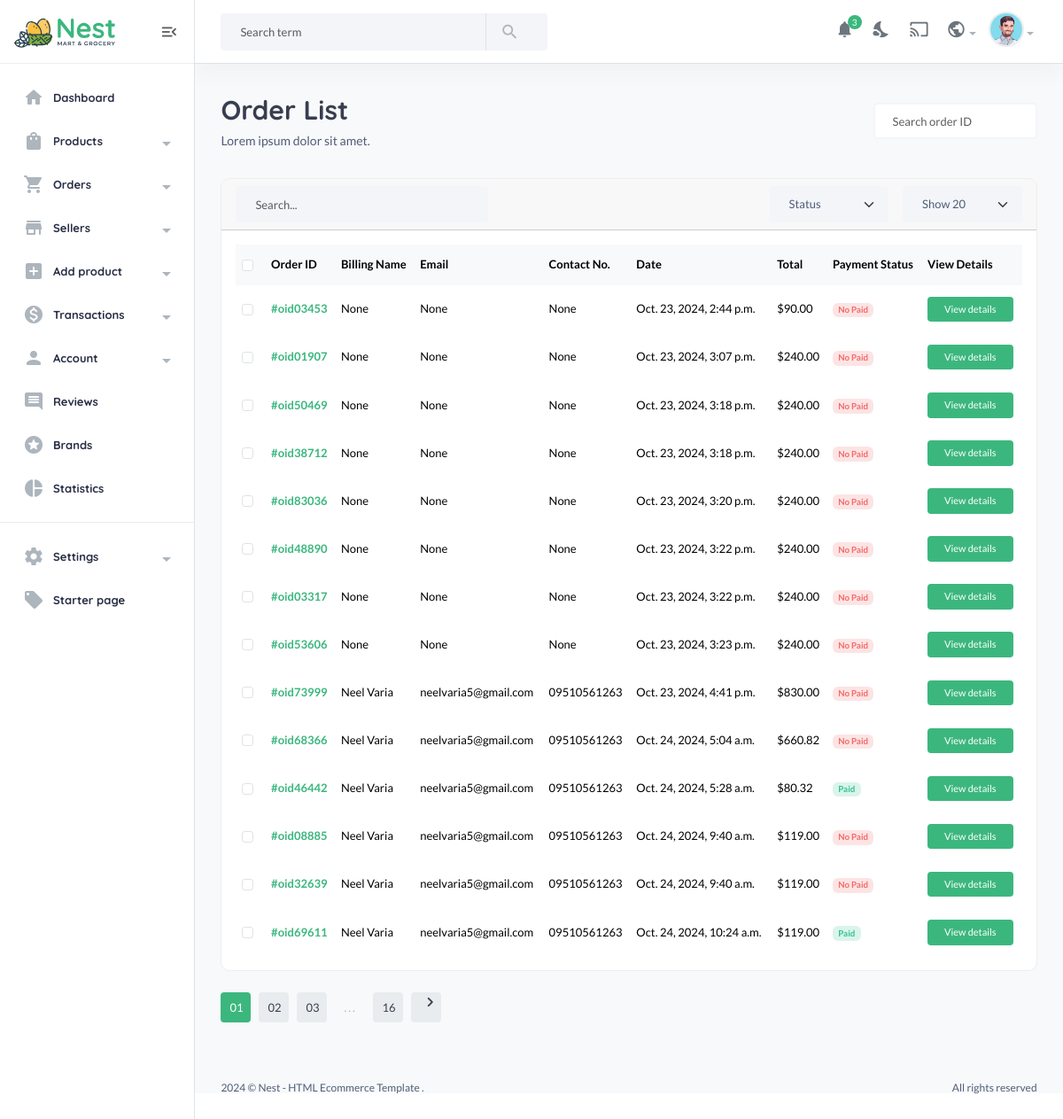
Before: /useradmin/orders/ (signed in) with the older database file.
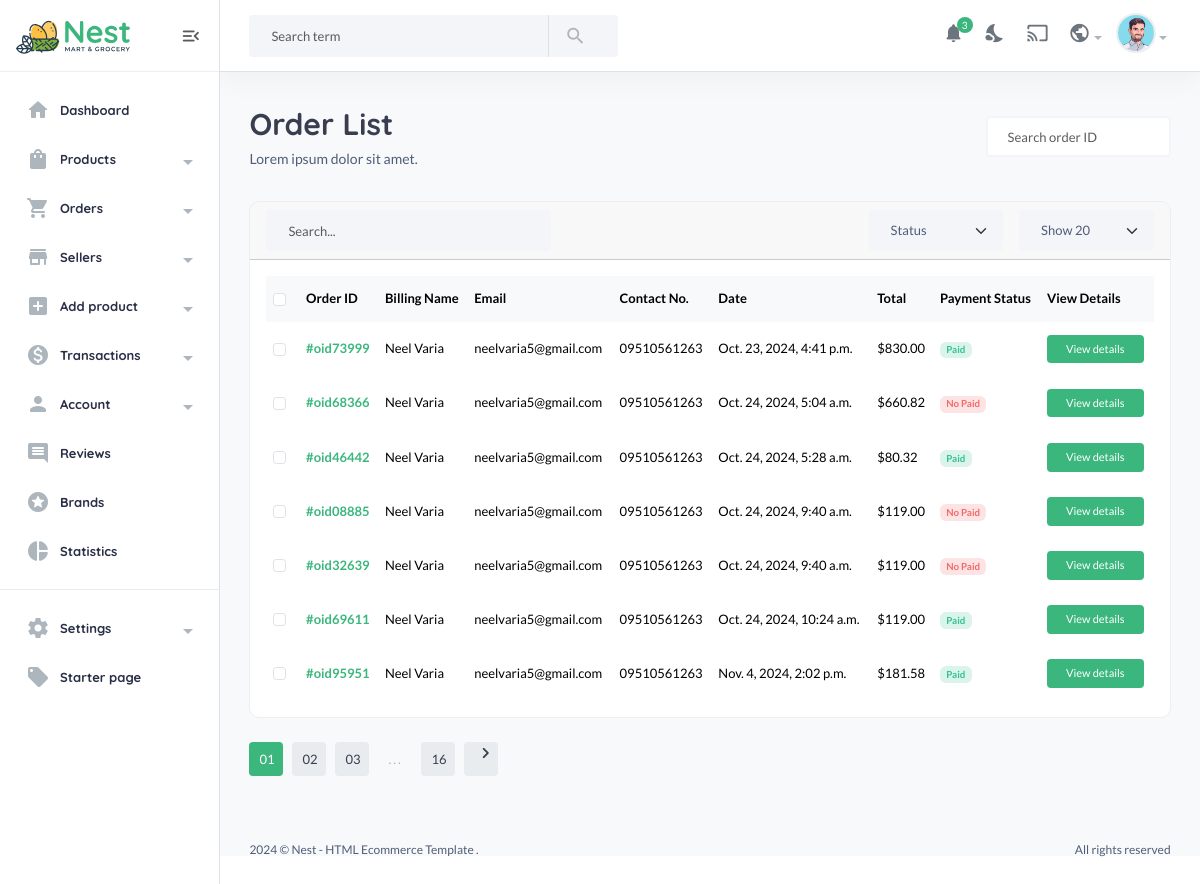
After: the same page with the newer database file.
### ecommapp/models.py (models this page shows, shortened)
class Cartorder(models.Model):
    user = models.ForeignKey(User,on_delete=models.SET_NULL,null=True)
    product_sku = models.ManyToManyField(Product)
    full_name = models.CharField(max_length=200, null=True, blank=True)
    email = models.EmailField(max_length=200, null=True, blank=True)
    phone = models.CharField(max_length=200, null=True, blank=True)
    city = models.CharField(max_length=200, null=True, blank=True)
    country = models.CharField(max_length=200, null=True, blank=True)
    state = models.CharField(max_length=200, null=True, blank=True)
    address = models.CharField(max_length=200, null=True, blank=True)
    price = models.DecimalField(max_digits=12, decimal_places=2, default=0.00)
    saved = models.DecimalField(max_digits=12, decimal_places=2, default=0.00)
    shipping_method = models.CharField(max_length=200, null=True, blank=True)
    tracking_id = models.CharField(max_length=200, null=True, blank=True)
    tracking_website_address = models.CharField(max_length=200, null=True, blank=True)
    paid_status = models.BooleanField(default=False)
    order_date = models.DateTimeField(auto_now_add=True,null=True,blank=True)
    product_status = models.CharField(choices=STATUS_CHOICES, max_length=30, default="Processing", null=True, blank=True)
    stripe_payment_intent = models.CharField(max_length=1000, null=True, blank=True)
    coupon = models.ManyToManyField("ecommapp.Coupon", blank=True)
    oid = ShortUUIDField(unique=True,length=5,max_length=10,alphabet="1234567890",prefix="oid")
    class Meta:
        verbose_name_plural = "Cart Orders"

### useradmin/decoraters.py (the view)
    def wrapper_function(request, *args, **kwargs):
        if request.user.is_superuser != True:
            messages.error(request,'You are not authorized to view this page')
            return redirect('userauth:login')
        return view_func(request, *args, **kwargs)

### ecommapp/context_processor.py (called while the page is built)
def defaults(request):
    categories = Category.objects.all()
    vendors = Vendor.objects.all()
    min_max_price = Product.objects.aggregate(Min('price'),Max('price'))
    try:
        address = Address.objects.get(user=request.user)
    except:
        address = None
    try:
        whislist_count = whislist.objects.filter(user = request.user)
    except:
        messages.info(request,'You need login first to accessing to wishlist')
        whislist_count = 0
    return{
        'categories':categories,
        'add':address,
        'vendors':vendors,
        'min_max_price':min_max_price,
        'whislist_count':whislist_count
    }

### useradmin/decoraters.py (called while the page is built)
def admin_required(view_func):
    def wrapper_function(request, *args, **kwargs):
        if request.user.is_superuser != True:
            messages.error(request,'You are not authorized to view this page')
            return redirect('userauth:login')
        return view_func(request, *args, **kwargs)
    return wrapper_function

### useradmin/views.py (called while the page is built)
@admin_required
def orders(request):
    orders = Cartorder.objects.all()
    context = {
        'orders':orders
    }
    return render(request,'useradmin/orders.html',context)

### templates/useradmin/orders.html (shortened to what the changed rows need)
{% include 'useradmin/nav.html' %}
<section class="content-main">
    <div class="content-header">
        <div>
            <h2 class="content-title card-title">Order List</h2>
        </div>
    </div>
    <div class="card mb-4">
        <div class="card-body">
            <div class="table-responsive">
                <table class="table align-middle table-nowrap mb-0">
                    <thead class="table-light">
                        <tr>
                            <th scope="col" class="text-center">
                                <div class="form-check align-middle">
                                    <input class="form-check-input" type="checkbox" id="transactionCheck01" />
                                </div>
                            </th>
                            <th class="align-middle" scope="col">Order ID</th>
                            <th class="align-middle" scope="col">Billing Name</th>
                            <th class="align-middle" scope="col">Email</th>
                            <th class="align-middle" scope="col">Contact No.</th>
                            <th class="align-middle" scope="col">Date</th>
                            <th class="align-middle" scope="col">Total</th>
                            <th class="align-middle" scope="col">Payment Status</th>
                            <th class="align-middle" scope="col">View Details</th>
                        </tr>
                    </thead>
                    <tbody>
                        {% for l in orders %}
                        <tr>
                            <td class="text-center">
                                <div class="form-check">
                                    <input class="form-check-input" type="checkbox" id="transactionCheck02" />
                                </div>
                            </td>
                            <td><a href="#" class="fw-bold">#{{l.oid}}</a></td>
                            <td>{{l.full_name}}</td>
                            <td>{{l.email}}</td>
                            <td>{{l.phone}}</td>
                            <td>{{l.order_date}}</td>
                            <td>${{l.price}}</td>
                            <td>
                                {% if l.paid_status == True %}
                                    <span class="badge badge-pill badge-soft-success">Paid</span>
                                {% else %}
                                    <span class="badge badge-pill badge-soft-danger">No Paid</span>
                                {% endif %}
                            </td>
                            <td>
                                <a href="{% url 'useradmin:orderdetails' l.oid %}" class="btn btn-xs"> View details</a>
                            </td>
                        </tr>
                        {% endfor %}
                    </tbody>
                </table>
            </div>
        </div>
    </div>
</section>
{% include 'useradmin/footer.html' %}

Changed rows visible on the page:
removed Cartorder: oid "oid03453", full_name "None", email "None", phone "None", order_date "Oct. 23, 2024, 2:44 p.m.", price "90.00", paid_status "No Paid"
removed Cartorder: oid "oid01907", full_name "None", email "None", phone "None", order_date "Oct. 23, 2024, 3:07 p.m.", price "240.00", paid_status "No Paid"
removed Cartorder: oid "oid50469", full_name "None", email "None", phone "None", order_date "Oct. 23, 2024, 3:18 p.m.", price "240.00", paid_status "No Paid"
removed Cartorder: oid "oid38712", full_name "None", email "None", phone "None", order_date "Oct. 23, 2024, 3:18 p.m.", price "240.00", paid_status "No Paid"
removed Cartorder: oid "oid83036", full_name "None", email "None", phone "None", order_date "Oct. 23, 2024, 3:20 p.m.", price "240.00", paid_status "No Paid"
removed Cartorder: oid "oid48890", full_name "None", email "None", phone "None", order_date "Oct. 23, 2024, 3:22 p.m.", price "240.00", paid_status "No Paid"
removed Cartorder: oid "oid03317", full_name "None", email "None", phone "None", order_date "Oct. 23, 2024, 3:22 p.m.", price "240.00", paid_status "No Paid"
removed Cartorder: oid "oid53606", full_name "None", email "None", phone "None", order_date "Oct. 23, 2024, 3:23 p.m.", price "240.00", paid_status "No Paid"
changed Cartorder "oid73999": paid_status "No Paid" → "Paid"
added Cartorder: oid "oid95951", full_name "Neel Varia", email "neelvaria5@gmail.com", phone "09510561263", order_date "Nov. 4, 2024, 2:02 p.m.", price "181.58", paid_status "Paid"
